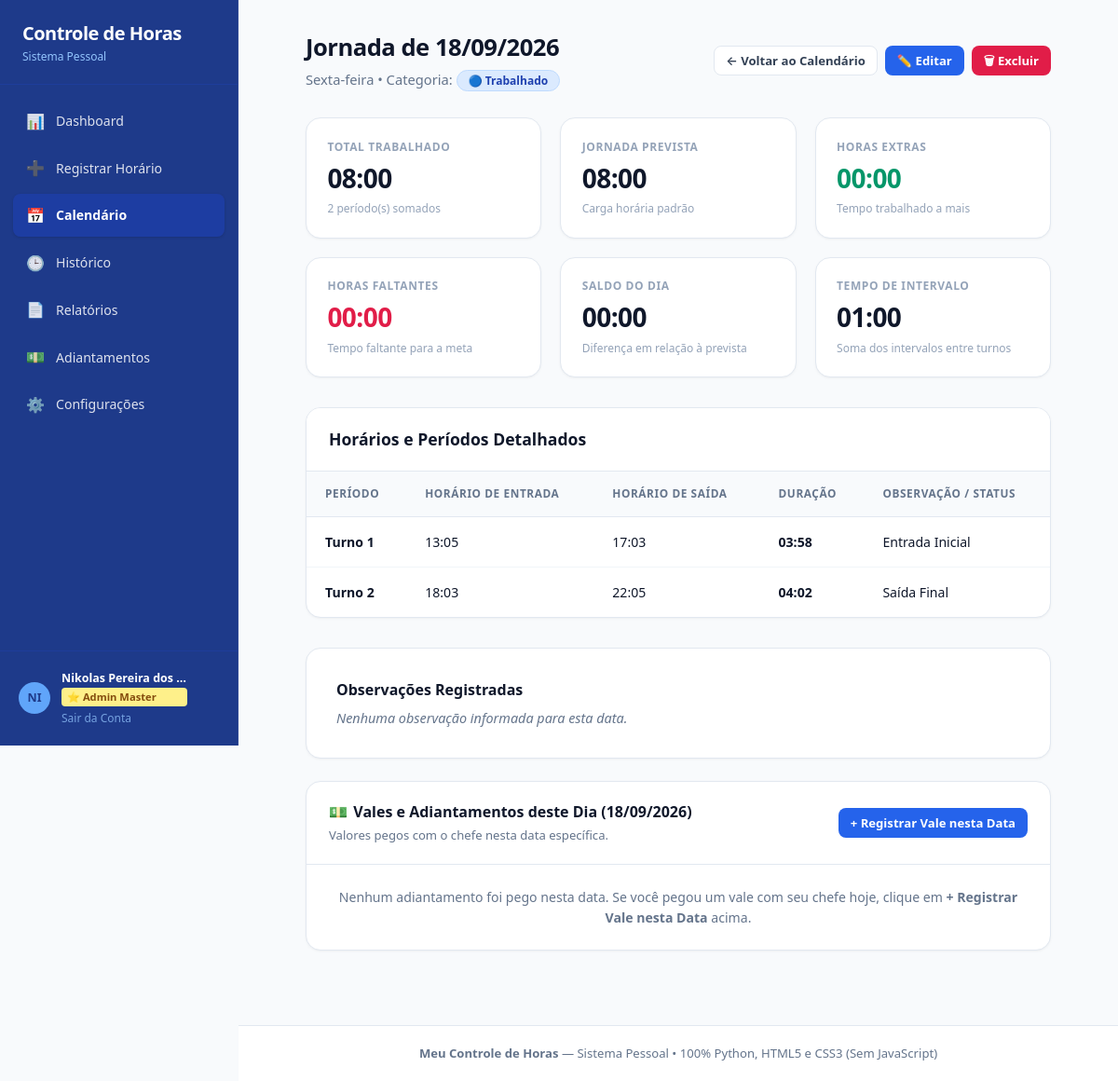
The page /dia/2026-09-18 (signed in) on the database its author committed.
### tables this page shows
CREATE TABLE work_periods (
        id INTEGER PRIMARY KEY AUTOINCREMENT,
        work_day_id INTEGER NOT NULL,
        period_order INTEGER NOT NULL DEFAULT 1,
        start_time TEXT NOT NULL,
        end_time TEXT NOT NULL,
        FOREIGN KEY (work_day_id) REFERENCES work_days(id) ON DELETE CASCADE
    );

### app.py (the view, shortened to what this page needs)
@app.route('/dia/<date_str>')
@login_required
def day_detail_view(date_str):
    user_id = session['user_id']
    try:
        dt = datetime.strptime(date_str, '%Y-%m-%d')
    except ValueError:
        flash("Data inválida.", "danger")
        return redirect(url_for('calendar_view'))
    parts = date_str.split('-')
    date_fmt = f"{parts[2]}/{parts[1]}/{parts[0]}"
    day_name_pt = WEEKDAY_NAMES_PT[dt.weekday()]
    conn = get_db()
    cursor = conn.cursor()
    cursor.execute("SELECT * FROM work_days WHERE user_id = ? AND date = ?", (user_id, date_str))
    day = cursor.fetchone()
    conn.close()
    days_data, settings = get_days_data_in_range(user_id, date_str, date_str)
    if days_data:
        metrics = days_data[0]
        has_record = True
        periods = metrics.get('periods', [])
        observation = day['observation'] if day else ''
    conn_dadv = get_db()
    c_dadv = conn_dadv.cursor()
    c_dadv.execute("""
        SELECT * FROM advances WHERE user_id = ? AND date = ? ORDER BY id ASC
    """, (user_id, date_str))
    d_adv_rows = c_dadv.fetchall()
    conn_dadv.close()
    day_advances = []
    return render_template(
        'day_detail.html',
        active_page='calendar',
        date_str=date_str,
        date_fmt=date_fmt,
        day_name_pt=day_name_pt,
        year=dt.year,
        month=dt.month,
        has_record=has_record,
        day=day,
        metrics=metrics,
        periods=periods,
        observation=observation,
        day_advances=day_advances
    )

### app.py (called while the page is built, shortened)
def generate_auth_token(user_id, email):
    return auth_serializer.dumps({'uid': user_id, 'email': email})

def ensure_user_synced_from_firebase(user_id, min_interval=5, force=False):
    global _user_last_firebase_pull
    now = time.time()
    last = _user_last_firebase_pull.get(user_id, 0)

def login_required(f):
    @wraps(f)
    def decorated_function(*args, **kwargs):
        if not session.get('user_id'):
            if not restore_session_from_token():
                return redirect(url_for('login'))
        uid = session.get('user_id')
        if uid and request.method == 'GET':
            ensure_user_synced_from_firebase(uid, min_interval=5)
        return f(*args, **kwargs)
    return decorated_function

@app.before_request
def before_req():
    if not session.get('user_id'):
        restore_session_from_token()
    else:
        if session.get('user_name') in ('Taijou BR', 'Administrador', None, ''):
            uid = session.get('user_id')
            try:
                conn = get_db()
                cursor = conn.cursor()
                cursor.execute("SELECT name FROM users WHERE id = ?", (uid,))
                row = cursor.fetchone()
                conn.close()
                if row and row['name'] and row['name'] not in ('Taijou BR', 'Administrador'):
                    session['user_name'] = row['name']
            except Exception:
                pass

@app.context_processor
def inject_auth_info():
    token = ''
    if session.get('user_id') and session.get('user_email'):
        try:
            token = generate_auth_token(session['user_id'], session['user_email'])
        except Exception:
            token = ''
    return {'auth_token': token}

@app.after_request
def after_req(response):
    cookies = response.headers.getlist('Set-Cookie')
    return response

    def __call__(self, environ, start_response):
        def custom_start_response(status, headers, exc_info=None):
            new_headers = []
            for name, val in headers:
                new_headers.append((name, val))
            return start_response(status, new_headers, exc_info)
        return self.wsgi_app(environ, custom_start_response)

### database/db.py (called while the page is built, shortened)
def get_db_path():
    return DEFAULT_DB_PATH

def get_db():
    global _initialized, DB_PATH
    DB_PATH = get_db_path()
    os.makedirs(os.path.dirname(DB_PATH), exist_ok=True)
    conn = sqlite3.connect(DB_PATH, timeout=15)
    conn.row_factory = sqlite3.Row
    conn.execute("PRAGMA foreign_keys = ON;")
    return conn

### templates/day_detail.html (shortened to what this page needs)
{% extends "base.html" %}
{% block content %}
<div style="max-width: 800px; margin: 0 auto;">
  <div class="page-header">
    <div>
      <h1 class="page-title">Jornada de {{ date_fmt }}</h1>
      <p class="page-subtitle">{{ day_name_pt }} • Categoria:
        {% if day and day.day_type == 'feriado' %}
          <span class="status-badge" style="background-color: #fef3c7; color: #b45309; border: 1px solid #fde68a;">🟠 Feriado</span>
        {% elif day and day.day_type == 'folga' %}
          <span class="status-badge" style="background-color: #d1fae5; color: #047857; border: 1px solid #a7f3d0;">🟢 Folga / Descanso</span>
        {% elif day and day.day_type == 'falta' %}
          <span class="status-badge status-falta">🔴 Falta / A Pagar</span>
        {% elif day and day.day_type == 'trabalho' %}
          <span class="status-badge" style="background-color: #dbeafe; color: #1e40af; border: 1px solid #bfdbfe;">🔵 Trabalhado</span>
        {% elif has_record %}
          <span class="status-badge status-registrado">{{ day.day_type|capitalize }}</span>
        {% else %}
          <span class="status-badge status-vazio">⚪ Sem registro</span>
        {% endif %}
      </p>
    </div>
    <div style="display: flex; gap: 0.5rem; flex-wrap: wrap;">
      <a href="{{ url_for('calendar_view', year=year, month=month) }}" class="btn btn-secondary btn-sm" id="btn-back-calendar">
        ← Voltar ao Calendário
      </a>
      {% if has_record %}
        <a href="{{ url_for('edit_time', day_id=day.id) }}" class="btn btn-primary btn-sm" id="btn-edit-day">
          ✏️ Editar
        </a>
        <a href="{{ url_for('confirm_delete', day_id=day.id) }}" class="btn btn-danger btn-sm" id="btn-delete-day">
          🗑 Excluir
        </a>
      {% else %}
        <a href="{{ url_for('register_time', date=date_str) }}" class="btn btn-primary btn-sm" id="btn-new-register-day">
          + Registrar Horário neste Dia
        </a>
      {% endif %}
    </div>
  </div>
  <div class="stats-grid" style="margin-bottom: 2rem;">
    <div class="stat-card">
      <div class="stat-label">Total Trabalhado</div>
      <div class="stat-value">{{ metrics.total_worked_str }}</div>
      <div class="stat-subtext">{{ metrics.periods_count }} período(s) somados</div>
    </div>
    <div class="stat-card">
      <div class="stat-label">Jornada Prevista</div>
      <div class="stat-value">{{ metrics.expected_str }}</div>
      <div class="stat-subtext">Carga horária padrão</div>
    </div>
    <div class="stat-card">
      <div class="stat-label">Horas Extras</div>
      <div class="stat-value text-positive">{{ metrics.overtime_str }}</div>
      <div class="stat-subtext">
        {% if metrics.overtime_paid %}
          <span style="display: inline-block; background: #ecfdf4; color: #166534; font-weight: 700; padding: 0.15rem 0.4rem; border-radius: 4px; border: 1px solid #86efac; font-size: 0.76rem;">
            💵 Paga em folha
          </span>
        {% else %}
          Tempo trabalhado a mais
        {% endif %}
      </div>
    </div>
    <div class="stat-card">
      <div class="stat-label">Horas Faltantes</div>
      <div class="stat-value text-negative">{{ metrics.missing_str }}</div>
      <div class="stat-subtext">Tempo faltante para a meta</div>
    </div>
    <div class="stat-card">
      <div class="stat-label">Saldo do Dia</div>
      <div class="stat-value {% if metrics.is_in_progress %}text-neutral{% elif '+' in metrics.balance_str %}text-positive{% elif '-' in metrics.balance_str %}text-negative{% else %}text-neutral{% endif %}">
        {% if metrics.is_in_progress %}
          <span style="font-size: 1.2rem; color: #d97706;">⏳ Em andamento</span>
        {% else %}
          {{ metrics.balance_str }}
        {% endif %}
      </div>
      <div class="stat-subtext">
        {% if metrics.is_in_progress %}
          Trabalho em curso (sem débito antecipado)
        {% else %}
          Diferença em relação à prevista
        {% endif %}
      </div>
    </div>
    <div class="stat-card">
      <div class="stat-label">Tempo de Intervalo</div>
      <div class="stat-value">{% if metrics.periods_count == 1 %}Sem intervalo{% else %}{{ metrics.break_str }}{% endif %}</div>
      <div class="stat-subtext">{% if metrics.periods_count == 1 %}Jornada contínua direta{% else %}Soma dos intervalos entre turnos{% endif %}</div>
    </div>
  </div>
  <div class="table-card">
    <div style="padding: 1.25rem 1.5rem; border-bottom: 1px solid var(--border-color); background: var(--bg-surface); display: flex; justify-content: space-between; align-items: center;">
      <h3 style="font-size: 1.1rem; font-weight: 700;">Horários e Períodos Detalhados</h3>
    </div>
    <div class="table-responsive">
      <table class="data-table">
        <thead>
          <tr>
            <th>Período</th>
            <th>Horário de Entrada</th>
            <th>Horário de Saída</th>
            <th>Duração</th>
            <th>Observação / Status</th>
          </tr>
        </thead>
        <tbody>
          {% if periods %}
            {% for p in periods %}
              <tr {% if not p.end_time or p.is_open %}style="background: #fffbeb;"{% endif %}>
                <td><strong>Turno {{ loop.index }}</strong></td>
                <td>{{ p.start_time }}</td>
                <td>
                  {% if p.end_time %}
                    {{ p.end_time }}
                  {% else %}
                    <span style="background: #fef3c7; color: #92400e; font-weight: 700; padding: 0.2rem 0.5rem; border-radius: 4px; border: 1px solid #fde68a; font-size: 0.82rem;">
                      ⏳ Em aberto
                    </span>
                  {% endif %}
                </td>
                <td>
                  {% if p.end_time %}
                    <strong>{{ p.duration_str }}</strong>
                  {% else %}
                    <span style="color: #b45309; font-weight: 600;">Em andamento</span>
                  {% endif %}
                </td>
                <td>
                  {% if not p.end_time or p.is_open %}
                    <span style="color: #b45309; font-weight: 700;">🕒 Turno atual em curso</span>
                  {% elif loop.first and loop.last %}
                    Turno Único
                  {% elif loop.first %}
                    Entrada Inicial
                  {% elif loop.last %}
                    Saída Final
                  {% else %}
                    Turno Intermediário
                  {% endif %}
                </td>
              </tr>
            {% endfor %}
          {% else %}
            <tr>
              <td colspan="5" style="text-align: center; padding: 2rem; color: var(--text-muted);">
                Nenhum período de trabalho registrado para este dia.
              </td>
            </tr>
          {% endif %}
        </tbody>
      </table>
    </div>
  </div>
  <div class="form-card" style="margin-top: 1.5rem; max-width: 100%;">
    <h3 style="font-size: 1rem; font-weight: 700; margin-bottom: 0.5rem;">Observações Registradas</h3>
    {% if observation %}
      <p style="font-size: 0.95rem; color: var(--text-main); background: var(--bg-subtle); padding: 1rem; border-radius: var(--radius-md); border: 1px solid var(--border-color);">
        {{ observation }}
      </p>
    {% else %}
      <p style="color: var(--text-muted); font-size: 0.9rem; font-style: italic;">
        Nenhuma observação informada para esta data.
      </p>
    {% endif %}
  </div>
  <div class="table-card" style="margin-top: 1.5rem;">
    <div style="padding: 1.25rem 1.5rem; border-bottom: 1px solid var(--border-color); display: flex; justify-content: space-between; align-items: center; flex-wrap: wrap; gap: 0.75rem;">
      <div>
        <h3 style="font-size: 1rem; font-weight: 800; color: var(--text-main); margin: 0; display: flex; align-items: center; gap: 0.4rem;">
          <span>💵</span>
          <span>Vales e Adiantamentos deste Dia ({{ date_fmt }})</span>
        </h3>
        <span style="font-size: 0.82rem; color: var(--text-muted);">
          Valores pegos com o chefe nesta data específica.
        </span>
      </div>
      <a href="{{ url_for('advance_create', date=date_str) }}" class="btn btn-primary btn-sm" style="font-weight: 700;">
        + Registrar Vale nesta Data
      </a>
    </div>
    {% if day_advances %}
      <div class="table-responsive">
        <table class="data-table">
          <thead>
            <tr>
              <th>Valor (R$)</th>
              <th>Motivo / Descrição</th>
              <th>Forma</th>
              <th>Situação</th>
              <th>Ações</th>
            </tr>
          </thead>
          <tbody>
            {% for a in day_advances %}
              <tr>
                <td>
                  <span style="font-size: 1.1rem; font-weight: 800; color: {% if a.status == 'pendente' %}#b45309{% else %}#166534{% endif %};">
                    {{ a.amount_fmt }}
                  </span>
                </td>
                <td>{{ a.description or 'Adiantamento salarial' }}</td>
                <td>
                  <span style="font-size: 0.8rem; padding: 2px 6px; background: #f1f5f9; border-radius: 4px; font-weight: 600;">
                    {% if a.payment_method == 'pix' %}💠 PIX
                    {% elif a.payment_method == 'dinheiro' %}💵 Dinheiro
                    {% elif a.payment_method == 'transferencia' %}🏦 Transferência
                    {% else %}📄 {{ a.payment_method|capitalize }}{% endif %}
                  </span>
                </td>
                <td>
                  {% if a.status == 'pendente' %}
                    <span class="status-badge" style="background: #fef3c7; color: #92400e; border: 1px solid #fde68a; font-weight: 700;">
                      🟡 Pendente
                    </span>
                  {% else %}
                    <span class="status-badge" style="background: #dcfce7; color: #166534; border: 1px solid #bbf7d0; font-weight: 700;">
                      🟢 Descontado
                    </span>
                  {% endif %}
                </td>
                <td>
                  <div class="table-actions">
                    <a href="{{ url_for('advance_edit', adv_id=a.id) }}" class="btn btn-secondary btn-sm">
                      Editar
                    </a>
                  </div>
                </td>
              </tr>
            {% endfor %}
          </tbody>
        </table>
      </div>
    {% else %}
      <div style="padding: 1.5rem; text-align: center; color: var(--text-muted); font-size: 0.88rem;">
        Nenhum adiantamento foi pego nesta data. Se você pegou um vale com seu chefe hoje, clique em <strong>+ Registrar Vale nesta Data</strong> acima.
      </div>
    {% endif %}
  </div>
</div>
{% endblock %}

### rows shown on the page
work_periods: start_time "13:05", end_time "17:03", duration_str "03:58", shows "Entrada Inicial"
work_periods: start_time "18:03", end_time "22:05", duration_str "04:02", shows "Saída Final"

### other values the page prints
{{ date_fmt }} "18/09/2026"
{{ day_name_pt }} "Sexta-feira"
{{ metrics.total_worked_str }} "08:00"
{{ metrics.periods_count }} "2"
{{ metrics.expected_str }} "08:00"
{{ metrics.overtime_str }} "00:00"
{{ metrics.missing_str }} "00:00"
{{ metrics.balance_str }} "00:00"
{{ metrics.break_str }} "01:00"
